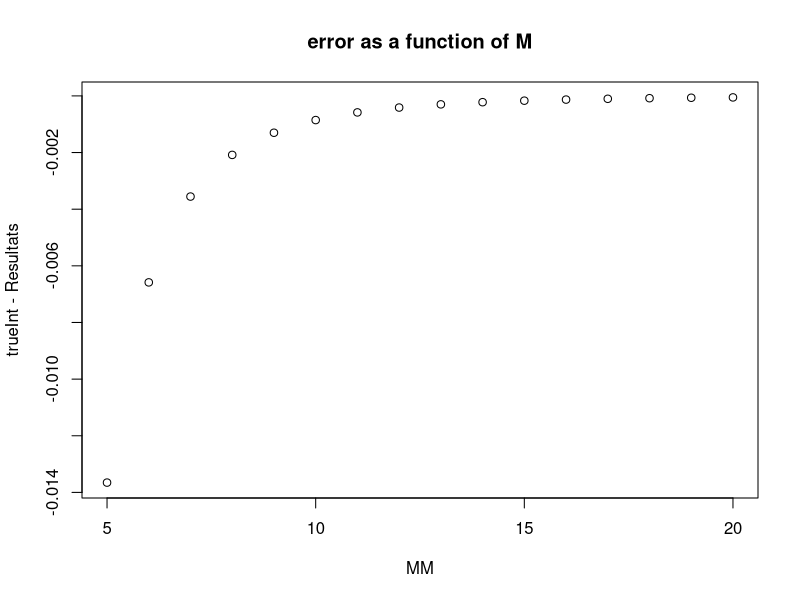
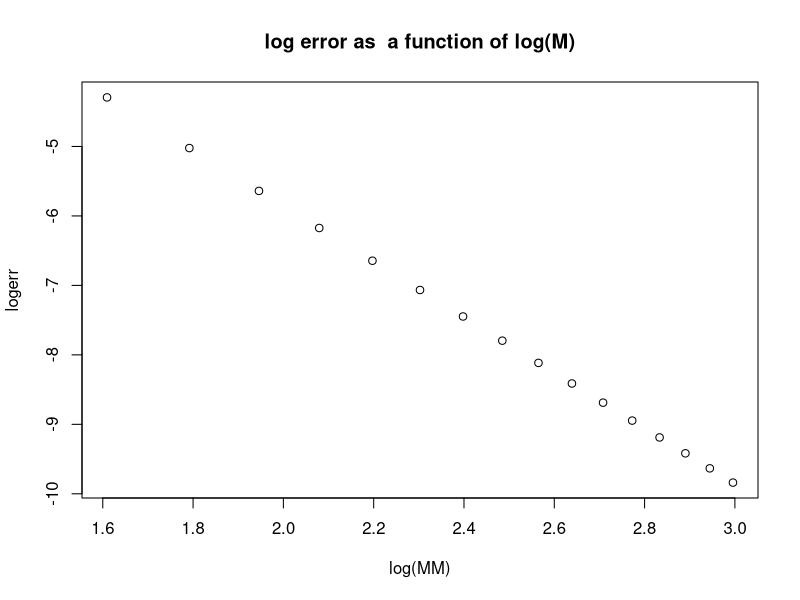
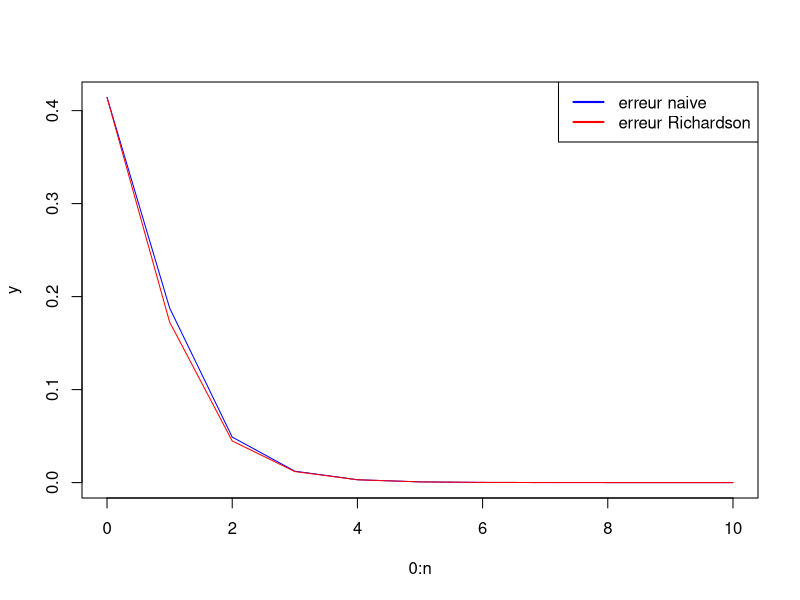
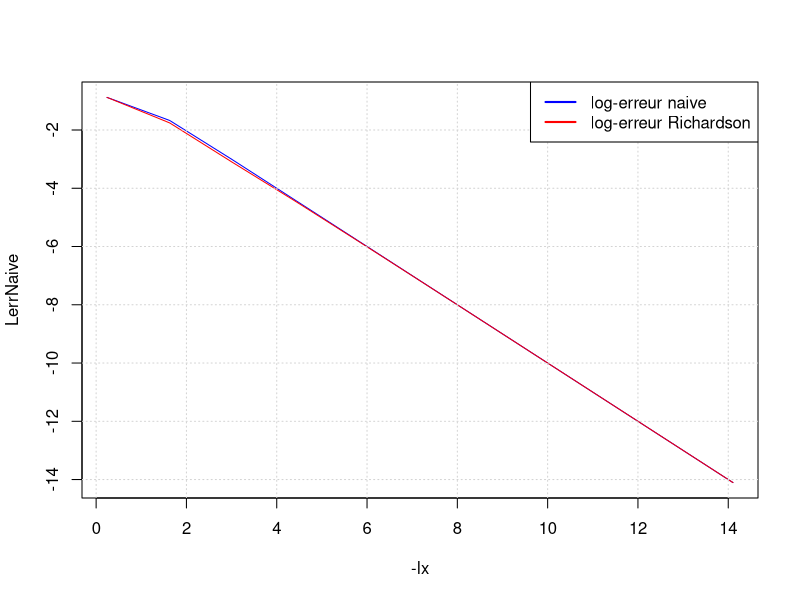
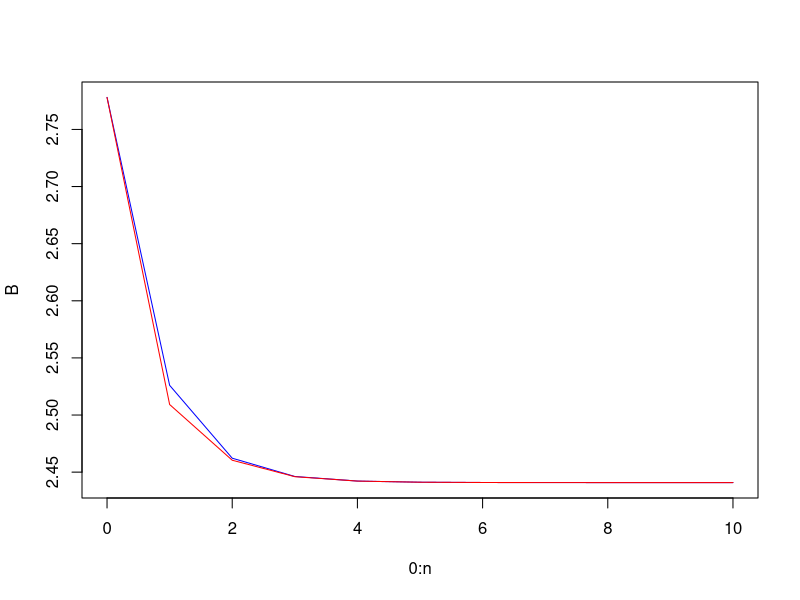
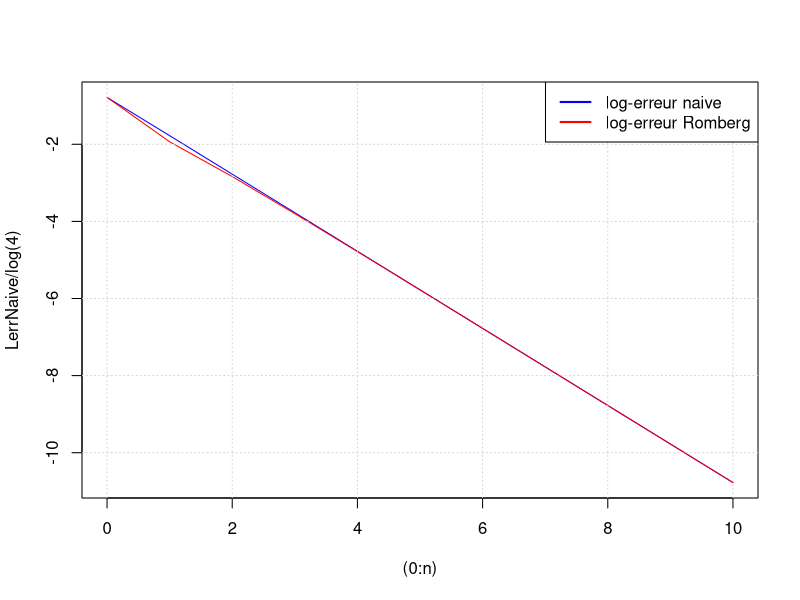

These charts were generated, in order, by the following R code:
##################################
######## Exercice 1 ##############
######## Méthode des trapezes ####

trapezeInt =function(FUN,a,b,M){
  ##' TRAPEZOIDAL INTEGRATION RULE (COMPOSITE)
  ##' @param FUN : the function to be integrated
  ##' @param a, b : interval end points 
  ##' @param M : number of intervals (each of size (b-a)/M)
  ##' @return: the value of the composite trapezoidal quadrature. 
  x = seq(a,b, length.out= M+1)
  y = sapply(x, FUN)
  h = (b-a)/M 
  q = h*(-0.5*y[1] + sum(y) - 0.5*y[length(y)])
    
  return(q)
}

find_ordre = function(FUN, tolerance=1e-7) {
  p = 0
  while (TRUE) {
    f = function (x) x**p
    int_lib = integrate(f, lower=-1, upper=1)
    int_to_check = FUN(f, -1, 1, 1)
    
    if (abs(int_to_check - int_lib$value) > tolerance) {
      break
    }
    p = p + 1
  }
  return (p-1)
}

find_ordre(trapezeInt)


##################################
######## Exercice 2 ##############
######## Division du pas  des trapezes par deux ####


refineTrapeze=function(FUN,a,b,M,q){
  ##' refinement of the subdivision step: incremental method
  ##' @param FUN : the function to be integrated
  ##' @param a, b : interval end points 
  ##' @param M : initial number of intervals (each of size (b-a)/M)
  ##'  having been used to compute q
  ##' @param  q : the value of the trapezoidal  quadrature method
  ##'  of stepsize (b-a)/M
  ##' @return : the value of the quadrature for a stepsize h' = h/2
  h = (b-a)/M
  ##  x : a vector of size M :
  ##     the additional abscissas where 'fun' must be evaluated.
  x = a + seq(1, 2*M-1, by=2)*h/2   
  y = sapply(x, FUN)
  Q = 0.5*(q + h*sum(y))
  return(Q)
}

### TEST
p4 = function(x){x^4}
M = 5
myfun = p4 
Qh = trapezeInt(myfun, 0, 1, M)
refineQh = refineTrapeze(myfun,0,1,M, Qh)
Qh2 = trapezeInt(myfun, 0, 1, 2*M)
err = Qh2 - refineQh
err


##################################
######## Exercice 4 ##############
######## Des trapèzes à Simpson ##
##################################


simpsonInt = function(FUN,a,b,M){
  ##' Simpson integration via trapeze rule
  ##' uses the fact that 
  ##' simpson(h) = 4/3(trapeze(h/2) - 1/4 trapeze(h))
  h = (b-a)/M;
  qtrapeze = trapezeInt(FUN, a, b, M)  
  qrefined = refineTrapeze(FUN, a, b, M, qtrapeze) 
  q =  4/3 * (qrefined - 1/4 * qtrapeze) 
  return(q)
}

## TODO: coder le code pour tester la fonction dont on connait l'integral

## TEST
d = 4
a = 1; b=5;

MyPolynome = function(x){x^d}
trueInt = (b^(d+1) - a^(d+1))/(d+1);

MM = 5:20
Resultats = rep(0,length(MM));
for (i in  1:length(MM)){
  Resultats[i]  = simpsonInt(MyPolynome,a,b,MM[i]);
  ##pi/2,2*pi+pi/2,MM(i));
}

plot(MM,trueInt-Resultats);
title("error as a function of M")

if(max(abs(trueInt-Resultats)) > trueInt * .Machine$double.eps*10 ){
  ## la condition satisfaite à partir d=4
  logerr = log(abs(trueInt-Resultats));
  plot(log(MM),logerr);
  title("log error as  a function of log(M)")
  neval = length(logerr)
  pente = (logerr[neval] - logerr[1])/(log(MM[neval]) - log(MM[1]))
  pente
}


##################################################
############# Exercice 5: evaluation de l'erreur a posteriori
evalErrSimpson=function(FUN,a,b,M){
  ## Computes an approximation E of the error 
  ## for the composite Simpson rule of step h=(b-a)/(2M). 
  ##This requires computing I_M and I_{2M}. 
  ##The value  q = I_{2M} is also returned. 
  qth = trapezeInt(FUN,a,b,M)   ## M +1 evaluations
  qth2 = refineTrapeze ( FUN,a,b,M,qth )  ## M evaluations
  qth4 = refineTrapeze ( FUN,a,b,2*M,qth2 )   ## 2M evaluations
  simps_h =   4/3*(qth2 - 1/4* qth ) 
  simps_h2 =  4/3*(qth4 - 1/4* qth2 ) 
  q = simps_h2  
  E = (simps_h - simps_h2)/15 
  return(c(E,q))
}

## test
d = 13.4 ; M=9
a = 0.5; b=3;
pol = function(x){x^d}
trueInt = (b^(d+1) - a^(d+1))/(d+1)
vv= evalErrSimpson(pol,a,b, M)
q = vv[2] ; E = vv[1]
estErr = E
trueErr = q - trueInt 
relativeErrorOnError = (trueErr - estErr)/trueErr
relativeErrorOnError


########## Exercice 6: Richardson
############################

richardson = function(FUN,n,t,delta){
  ## Calcule le tableau des differences  divisees en 0 du 
  ## polynome d'interpolation en t,delta t, ... delta^n t
  ## renvoie un vecteur de taille n+1:
  ## le vecteur des A_{k,k}, k= 0 .. n 
  ## (pas la matrice).   
  ## La meilleure approximation est le dernier element A[n+1].
  ##
  lx = log(t)  +  log(delta) *(0:n)
  x = exp(lx) 
  A = sapply(x,FUN) 
  for( j in 2:(n+1)){
    A[j : (n+1) ] =  (A[j:(n+1)] - delta^(j:(n+1))* A[(j-1):n])/ (1 - delta^(j:(n+1)))
  }
  return(A)
}

## test
myfun = function(x){sin(x)+ (cos(x)-1)*sin(2*x)}
n =10 ; t =pi/4 ;  delta = 1/4
A = richardson(myfun,n,t,delta)
lx = log(t) +  log(delta)*(0:n)
x = exp(lx);
y = sapply(x,myfun);

plot(0:n, y,col='blue', type = "l")
lines( 0:n,A,col='red');
legend('topright', legend=c('erreur naive', 'erreur Richardson'),
       col=c('blue', 'red'), lwd=2)

dev.new()
LerrRich = log(abs(A - myfun(0))) ;  
LerrNaive = log(abs(y - myfun(0)));
plot(-lx, LerrNaive,col='blue',type='l')
lines(-lx, LerrRich,col='red')
grid()
legend('topright', legend=c('log-erreur naive','log-erreur Richardson'),
       col=c('blue', 'red'), lwd=2)



##########################
######## exercice 7:  Romberg


romberg =function(FUN,n,a,b,M){## methode de Romberg avec n etapes
  ## appliquee sur la fonction FUN sur l'intervalle (a,b), avec un
  ## pas initial h = (b-a)/M
  h= (b-a)/M 
  A = rep(0, n+1)
  A[1] = trapezeInt(FUN,a,b,M);
  Mc = M
  ## initialisation des differences divisees
  for( i in 2:(n+1)){
    A[i] = refineTrapeze( FUN,a,b, Mc, q= A[i-1])
    Mc = 2*Mc 
  }
  delta = 1/4;
  for (j in 2:(n+1)){
    A[j : (n+1) ] = (A[j:(n+1)] - delta^(j:(n+1))* A[(j-1):n])/ (1 - delta^(j:(n+1)))
  }
  return(A)
}


## test que Simposon de pas h est equivalent à trapèze de pas h + Romberg d'ordre de rang 1
myfun = function(x) {cos(x)}
n = 1; M = 3; a = 0; b = pi/2
I1 = romberg(myfun, n, a, b, M)
I2 = simpsonInt(myfun, a, b, M)
diff = I1[n+1] - I2
diff

## test
d=6
myfun = function(x){x^d}
n =10; M = 5; a= 0 ; b = 1.5
A = romberg(myfun, n, a, b , M)
B = rep(0,n+1)
B[1] = trapezeInt(myfun,a,b,M) 
Mc = M
for( i in  2:(n+1)){
  B[i] = refineTrapeze( myfun,a,b, Mc, B[i-1])
  Mc = 2* Mc 
}

plot(0:n, B,col='blue', type='l')
lines( 0:n, A,col = 'red');

LerrRich = log(abs(A - (b^(d+1) - a^(d+1))/(d+1))) ;  
LerrNaive = log(abs(B - (b^(d+1) - a^(d+1))/(d+1)));
plot((0:n), LerrNaive/log(4),col='blue',type='l')
lines( (0:n), LerrRich/log(4), col='red')
grid()
legend('topright', legend=c('log-erreur naive', 'log-erreur Romberg'),
       col=c('blue', 'red'), lwd=2)
